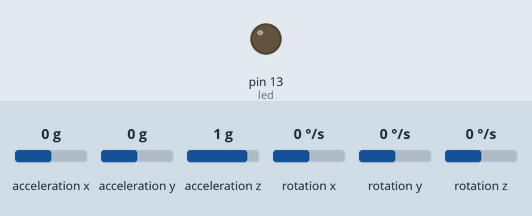
This sketch was run on a simulated Arduino Uno, built with avr-gcc and run on an emulated ATmega328P. Shown: output pins drawn as LEDs (lit = HIGH). The inputs (shaded band) are chosen by the test bench; at power-on: acceleration x 0 g, acceleration y 0 g, acceleration z 1 g, rotation z 0 °/s, rotation x 0 °/s, rotation y 0 °/s. What the sketch prints to the serial monitor is not drawn.

Above: at 0.1 s.
At 1.7 s:
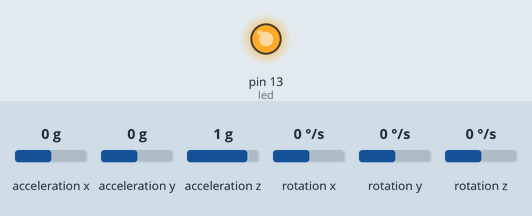
1.8 s: acceleration x set to -1.4 g
3.5 s: acceleration y set to -1.4 g
5.6 s: acceleration z set to -1.4 g
7.1 s: rotation z set to -192 °/s
Timing chart, 0 to 9.9 s (numbered marks = the images above; inputs shaded):
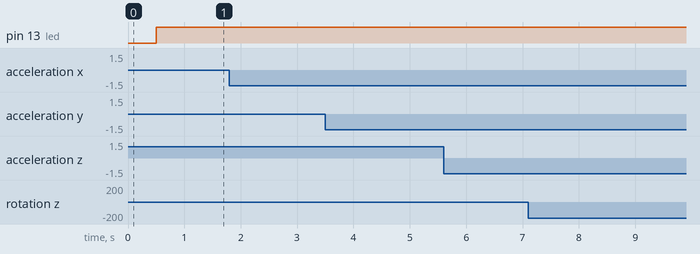

Measured:
- after the input at 1.8 s, every drawn part: stays the same
- after the input at 3.5 s, every drawn part: stays the same
- after the input at 5.6 s, every drawn part: stays the same
- after the input at 7.1 s, every drawn part: stays the same

The sketch:

ProximityCalibratedBluetooth.ino
```cpp
#include <Arduino.h>
#include "I2Cdev.h"
#include "MPU6050_6Axis_MotionApps20.h"
//#include "MPU6050_9Axis_MotionApps41.h"
#include "Wire.h"

//Maxbotix rangeSensorAD(A6, Maxbotix::AN, Maxbotix::HRLV, Maxbotix::BEST, 5);
MPU6050 mpu;

uint8_t devStatus;      // return status after each device operation (0 = success, !0 = error)
uint16_t packetSize;    // expected DMP packet size (default is 42 bytes)
uint16_t fifoCount;     // count of all bytes currently in FIFO
uint8_t fifoBuffer[64]; // FIFO storage buffer

VectorInt16 gyro;
VectorInt16 aa;
VectorInt16 aaReal;
VectorInt16 aaWorld;
VectorFloat gravity;
Quaternion q;
float yawPitchRoll[3];

int16_t ax, ay, az;
int16_t gx, gy, gz;

boolean initialized = 0;
long previousMillis = 0;
long interval = 25;  // send with frequency 40 Hrz
bool isSendAcceleration = true;
bool isSendOrientation = false;
byte currentCommand;

int led = 13;  // blink if Bluettoth or MPU not working correctly

/*void sendInt16Valu( &int16_t value) {
  uint8_t length = 2;
  Serial.write(length);
  if(value < 0){
    Serial.write(1);
    value = -(value+1);
  } else {
    Serial.write(0);
  }
  memcpy(destination, &value, length);
  for (uint8_t i = 0; i < length; i++) {
    Serial.write(destination[i]);
  }
}
*/
void setup() {

    // for debuging
  pinMode(led, OUTPUT);
    Wire.begin();
    TWBR = 24; // 400kHz I2C clock (200kHz if CPU is 8MHz)

    Serial.begin(57600);

    //pinMode(RED_LED,OUTPUT);
    //pinMode(GREEN_LED,OUTPUT);

    mpu.initialize();
    devStatus = mpu.dmpInitialize();

    /*mpu.setXAccelOffset(-2153);
    mpu.setYAccelOffset(1333);
    mpu.setZAccelOffset(1455);

    mpu.setXGyroOffset(29);
    mpu.setYGyroOffset(18);
    mpu.setZGyroOffset(-16);
    */

    // CALIBRATION FORM 03.06.2014
    mpu.setXAccelOffset(-2424);
    mpu.setYAccelOffset(-1631);
    mpu.setZAccelOffset(610);

    mpu.setXGyroOffset(90);
    mpu.setYGyroOffset(1);
    mpu.setZGyroOffset(-40);

    // make sure it worked (returns 0 if so)
    if (devStatus == 0) {
        mpu.setDMPEnabled(true);
        packetSize = mpu.dmpGetFIFOPacketSize();
        initialized = 1;

    } else {
        // ERROR!
        // 1 = initial memory load failed
        // 2 = DMP configuration updates failed
        // (if it's going to break, usually the code will be 1)
        Serial.write(-1);
        initialized = 0;
    }
}

void sendOrientationData() {

    uint8_t length = 2;
    uint8_t destination[length];
    //yawPitchRoll[0] = -1.0f;
    //yawPitchRoll[1] = 1.0f;
    //yawPitchRoll[2] = 10.0f;

    // header[0] - length[1] - sign[2] - value[3 ; sizeof(float)+3]

  // ORIENTATION: YAW PITCH ROLL

  // send yaw
 // Serial.write('w');
 // Serial.write(length);
  float yaw = yawPitchRoll[0];
  // the precision is anyway 0.xx
  //sendInt16Valu( (int16_t)(yaw*10) );
  //Serial.println("YAW");
  //Serial.println(yaw);
  int16_t intVal = (int16_t)(yaw*100);
  //Serial.println("INT YAW");
  //Serial.println(intVal);
  if(intVal < 0){
    Serial.write(1);
    intVal = -(intVal+1);
  } else {
    Serial.write(0);
  }
  //Serial.println(yaw);
  memcpy(destination, &intVal, length);
  for (uint8_t i = 0; i < length; i++) {
    Serial.write(destination[i]);
  }

  // send pitch
  //Serial.write('p');
  //Serial.write(length);
  float pitch = yawPitchRoll[1];
  //sendInt16Valu( (int16_t)(pitch*10) );
 // Serial.println("PITCH");
 // Serial.println(pitch);
  intVal = (int16_t)(pitch*100);
  //Serial.println("INT PITCH");
  //Serial.println(intVal);
  if(intVal < 0){
    Serial.write(1);
    intVal = -(intVal+1);
  } else {
    Serial.write(0);
  }
  //Serial.println(yaw);
  memcpy(destination, &intVal, length);
  for (uint8_t i = 0; i < length; i++) {
    Serial.write(destination[i]);
  }

  // send roll
  //Serial.write('r');
  //Serial.write(length);
  float roll = yawPitchRoll[2];
  //sendInt16Valu( (int16_t)(roll*10) );
  //Serial.println("ROLL");
  //Serial.println(roll);
  intVal = (int16_t)(roll*100);
  //Serial.println("INT ROLL");
  //Serial.println(intVal);
  if(intVal < 0){
    Serial.write(1);
    intVal = -(intVal+1);
  } else {
    Serial.write(0);
  }
  //Serial.println(yaw);
  memcpy(destination, &intVal, length);
  for (uint8_t i = 0; i < length; i++) {
    Serial.write(destination[i]);
  }

}

void sendLinearAccelerationData(){
  //TEST
  //int16_t minT = -32768;
  //int16_t maxT = 32767;
  //uint16_t uMinT, uMaxT;

  // header[0] - length[1] - sign[2] - value[3 - sizeof(uint16_t)+3]

  // LINEAR ACCELERATION
  uint8_t length = sizeof(int16_t);
  uint8_t destination[length];

 //  Serial.write('x');
 //  Serial.write(2);   // the length of the value to be send
   if(aaReal.x < 0){
      Serial.write(1);
     aaReal.x = -(aaReal.x+1);
   }
   else{
      Serial.write(0);
   }
   memcpy(destination, &aaReal.x, length);
  for (uint8_t i = 0; i < length; i++) {
    Serial.write(destination[i]);
  }
   //Serial.write(lowByte(aaReal.y));
  //Serial.write(highByte(aaReal.y));

 // Serial.write('y');
 // Serial.write(2);   // the length of the value to be send
   if(aaReal.y < 0){
      Serial.write(1);
     aaReal.y = -(aaReal.y+1);
   }
   else{
      Serial.write(0);
   }
  memcpy(destination, &aaReal.y, length);
  for (uint8_t i = 0; i < length; i++) {
    Serial.write(destination[i]);
  }

 // Serial.write('z');
//  Serial.write(2);   // the length of the value to be send
   if(aaReal.z < 0){
      Serial.write(1);
     aaReal.z = -(aaReal.z+1);
   }
   else{
      Serial.write(0);
   }
  memcpy(destination, &aaReal.z, length);
  for (uint8_t i = 0; i < length; i++) {
    Serial.write(destination[i]);
  }
  // Serial.write(lowByte(aaReal.z));
  //Serial.write(highByte(aaReal.z));


  /****** OLD CODE ******/
 /*
  // move bits to change signed to unsigned by adding pow(2,15)-1 = 32767;
  unsigned short gx = (gravity.x + 1.0) * 32768;
  unsigned short gy = (gravity.y + 1.0) * 32768;
  unsigned short gz = (gravity.z + 1.0) * 32768;

  // send the header first and than the data
  Serial.write('x');
  Serial.write(lowByte(gx));
  Serial.write(highByte(gx));

  Serial.write('y');
  Serial.write(lowByte(gy));
  Serial.write(highByte(gy));

  Serial.write('z');
  Serial.write(lowByte(gz));
  Serial.write(highByte(gz));
  */
}


void loop() {
  /*digitalWrite(led, HIGH);   // turn the LED on (HIGH is the voltage level)
  delay(1000);               // wait for a second
  digitalWrite(led, LOW);    // turn the LED off by making the voltage LOW
  delay(1000);               // wait for a second
  */
   if(initialized){

      digitalWrite(led, HIGH);

        // get current FIFO count
        fifoCount = mpu.getFIFOCount();

       if (fifoCount == 1024) {
            // reset so we can continue cleanly
            mpu.resetFIFO();
            //Serial.println(F("FIFO overflow!"));

        } else {
            // wait for correct available data length, should be a VERY short wait
            while (fifoCount < packetSize) fifoCount = mpu.getFIFOCount();

            // read a packet from FIFO
            mpu.getFIFOBytes(fifoBuffer, packetSize);
            fifoCount -= packetSize;

            mpu.dmpGetQuaternion(&q, fifoBuffer);
            //mpu.dmpGetGyro(&gyro,fifoBuffer);
            mpu.dmpGetAccel(&aa, fifoBuffer);
            mpu.dmpGetGravity(&gravity, &q);
            mpu.dmpGetLinearAccel(&aaReal, &aa, &gravity);
            mpu.dmpGetYawPitchRoll(yawPitchRoll, &q, &gravity);
           // Serial.println("bla bla");
            //mpu.dmpGetLinearAccelInWorld(&aaWorld, &aaReal, &q);

            // read raw accel/gyro measurements from device
            //mpu.getMotion6(&ax, &ay, &az, &gx, &gy, &gz);

            unsigned long currentMillis = millis();
            if(currentMillis - previousMillis > interval) {
                previousMillis = currentMillis;
               sendLinearAccelerationData();
               sendOrientationData();
              // sendData();
               /* if (isSendAcceleration) {
                  sendLinearAccelerationData();
                }
                if (isSendOrientation) {
                  sendOrientationData();
                }
                isSendAcceleration = !isSendAcceleration;
                isSendOrientation = !isSendOrientation;
                */
             }
     }
   } else {
     // when MPU not working properly
     // send an error
     Serial.write('e');
   }


}
```
